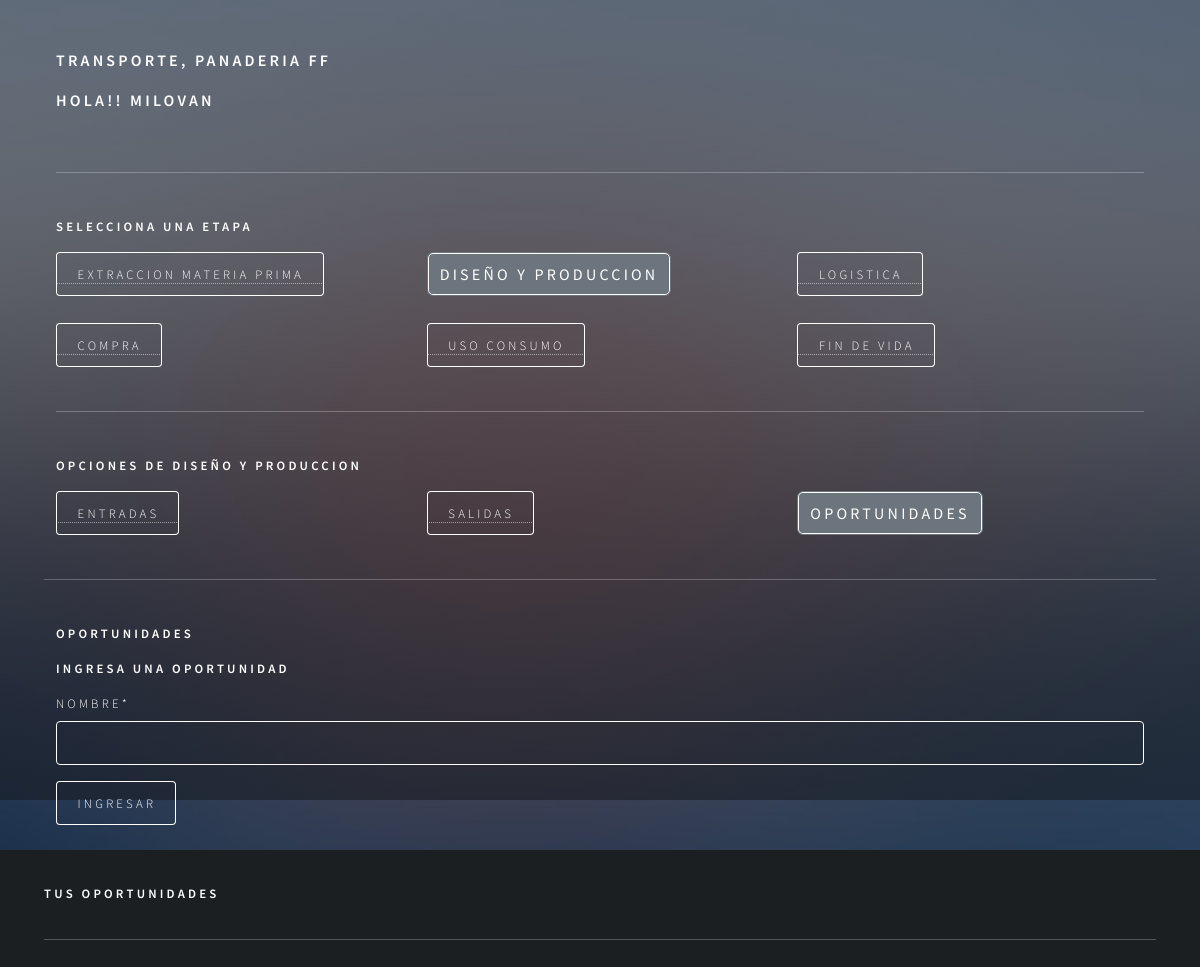
/agregar_oportunidad_diseño (signed in), run on an earlier commit of the app's database.
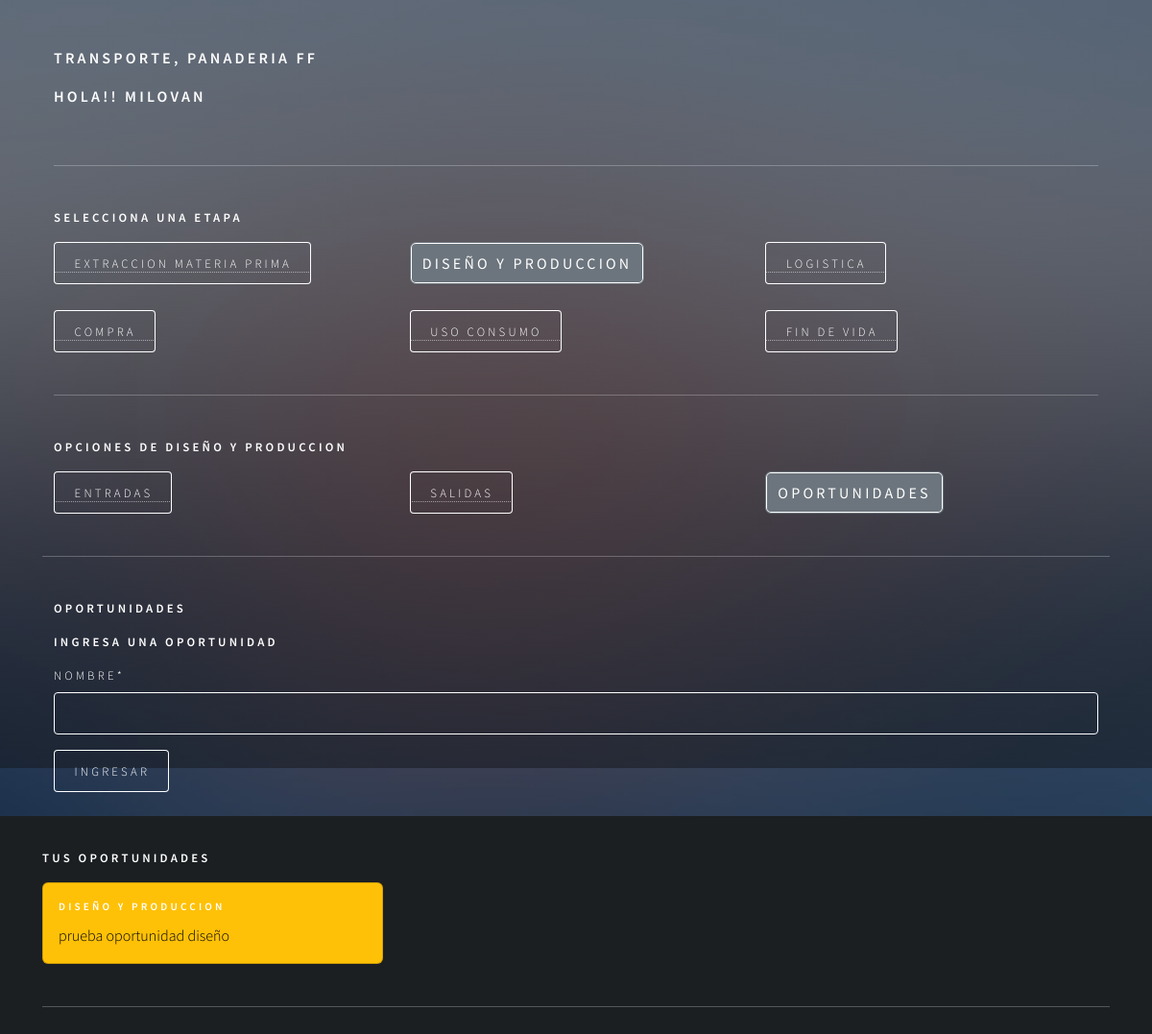
And on a later commit of the database.
### app/models.py (models this page shows, shortened)
class RegistroTrabajador(models.Model):
    id_registro = models.AutoField(primary_key=True)
    id_usuario = models.ForeignKey(Usuario, on_delete=models.CASCADE)
    descripcion = models.TextField(max_length=160)
    id_area = models.ForeignKey(AreaEmpresa, on_delete=models.CASCADE)

class AreaEmpresa(models.Model):
    id_area = models.AutoField(primary_key=True)
    nombre  = models.CharField(max_length=20)
    productos = models.CharField(max_length=50)
    id_empresa = models.ForeignKey(Empresa, on_delete=models.CASCADE)
    def nombre_area(self):
        return "{}, {}". format(self.nombre, self.id_empresa)
    def __str__(self):
        return self.nombre_area()

class Empresa(models.Model):
    id_empresa = models.AutoField(primary_key=True)
    nombre  = models.CharField(max_length=20)
    def __str__(self):
        return self.nombre

class Oportunidades(models.Model):
    id_entrada = models.AutoField(primary_key=True)
    nombre  = models.CharField(max_length=50)
    fecha = models.DateTimeField(auto_now_add=True)
    etapa = models.ForeignKey(Etapa, on_delete=models.CASCADE)
    usuario =models.ForeignKey(Usuario, on_delete=models.CASCADE)

class Etapa(models.Model):
    id_etapa = models.AutoField(primary_key=True)
    nombre  = models.CharField(max_length=50)
    fecha_inicio  = models.DateField()
    fecha_termino  = models.DateField()
    area = models.ForeignKey(AreaEmpresa, on_delete=models.CASCADE)
    ciclo = models.ForeignKey(CicloArea, on_delete=models.CASCADE)
    activo = models.BooleanField()
    def __str__(self):
        return self.nombre

### app/forms.py
class OportunidadForm(forms.ModelForm):
    class Meta:
        model = Oportunidades
        fields = 'nombre',

### app/views.py (called while the page is built, shortened)
def agregarOportunidadDiseño(request):
    if request.user.is_authenticated:
        registros = RegistroTrabajador.objects.filter(id_usuario=request.user)
        etapa = Etapa.objects.values_list("id_etapa", flat=True).filter(nombre="Diseño y produccion")
        oportunidades = Oportunidades.objects.filter(usuario=request.user)
        data = {
            'form': OportunidadForm(),
            'registros': registros,
            'oportunidad': oportunidades
        }
        return render(request,'autodiagnostico/diseñoProduccion/oportunidad/agregar_oportunidad.html', data)
    else:
        return render(request, 'autodiagnostico/diseñoProduccion/oportunidad/agregar_oportunidad.html')

### app/templates/autodiagnostico/diseñoProduccion/oportunidad/agregar_oportunidad.html (shortened to what this page needs)
{% extends 'autodiagnostico/diseñoProduccion/home_diseño.html' %}
{% load static %}
{% load crispy_forms_tags %}
{% block diseño %}
<div class="container">
    <h4>Oportunidades</h4>
    <form action="" method="post">
        <h4>Ingresa una oportunidad</h4>
        {{form | crispy}}
        <div>
            <input type="submit" class="btn btn-primary" value="ingresar">
        </div>
    </form>
</div>
<br>
<h4>Tus Oportunidades</h4>
<div class="row row-cols-1 row-cols-md-3 g-4">
    {% for p in oportunidad %}
    {% if p.etapa.nombre == "Diseño y produccion" %}
        <div class="col">
            <div class="card text-bg-warning">
                <div class="card-body">
                    <h5 class="card-title">{{p.etapa}}</h5>
                    <p class="card-text">{{p.nombre}}</p>
                </div>
            </div>
        </div>
    {% endif %}
    {% endfor %}
</div>
{% endblock diseño %}

### app/templates/autodiagnostico/auto_diagnostico.html (shortened to what this page needs)
{% load static %}
<!DOCTYPE HTML>
<html>
<head>
    <link href="https://cdn.jsdelivr.net/npm/bootstrap@5.2.0/dist/css/bootstrap.min.css" rel="stylesheet"
>
    <link rel="stylesheet" href="{% static 'css/main.css' %}" />
</head>
<body class="is-preload">
    <div id="wrapper">
        <div class="container-sm">
            {% if user.is_authenticated %}
            {% if registros %}
            <div class="container-sm">
                <div class="row">
                    {% for p in registros %}
                    <h3>{{p.id_area}}</h3>
                    {% endfor %}
                    <h3>Hola!! {{user.username}}</h3>
                </div>
                <hr>
                <h4>Selecciona una Etapa</h4>
                <div class="row">
                    <div class="col">
                        <a href="{% url 'extraccion_materiaPrima' %}"><button type="button" id="extraccion">Extraccion Materia Prima</button></a>
                    </div>
                    <div class="col">
                        <a href="{% url 'diseño_Produccion' %}"><button type="button" id="diseño">Diseño y produccion</button></a>
                    </div>
                    <div class="col">
                        <a href="{% url 'logistica' %}"><button type="button" id="logistica">Logistica</button></a>
                    </div>
                </div>
                <br>
                <div class="row">
                    <div class="col">
                        <a href="{% url 'compra' %}"><button type="button" id="compra">Compra</button></a>
                    </div>
                    <div class="col">
                        <a href="{% url 'uso_consumo' %}"><button type="button" id="uso">Uso consumo</button></a>
                    </div>
                    <div class="col">
                        <a href="{% url 'fin_vida' %}"><button type="button" id="fin">Fin de vida</button></a>
                    </div>
                </div>
                <hr>
            </div>
            {% block body %}{% endblock %}
            {% else %}
            <h1>Registra la empresa y el area a la que perteneces!!!!</h1>
            <a href="{% url 'agregar_Area' user.id  %}"><button type="button">Aqui</button></a>
            {% endif %}
            {% else %}
            <h1>Inicia Session</h1>
            <p>Para acceder a tu Auto Diagnostico </p>
            <a href="{% url 'login'  %}"><button type="button">Inicia Session</button></a>
            {% endif %}
            <hr>
            </div>
        </div>
        <br>
        <br>
    <div id="bg"></div>
</body>
</html>

What changed in the data, as far as the page shows it:
added Oportunidades: etapa "DISEÑO Y PRODUCCION", nombre "prueba oportunidad diseño"
